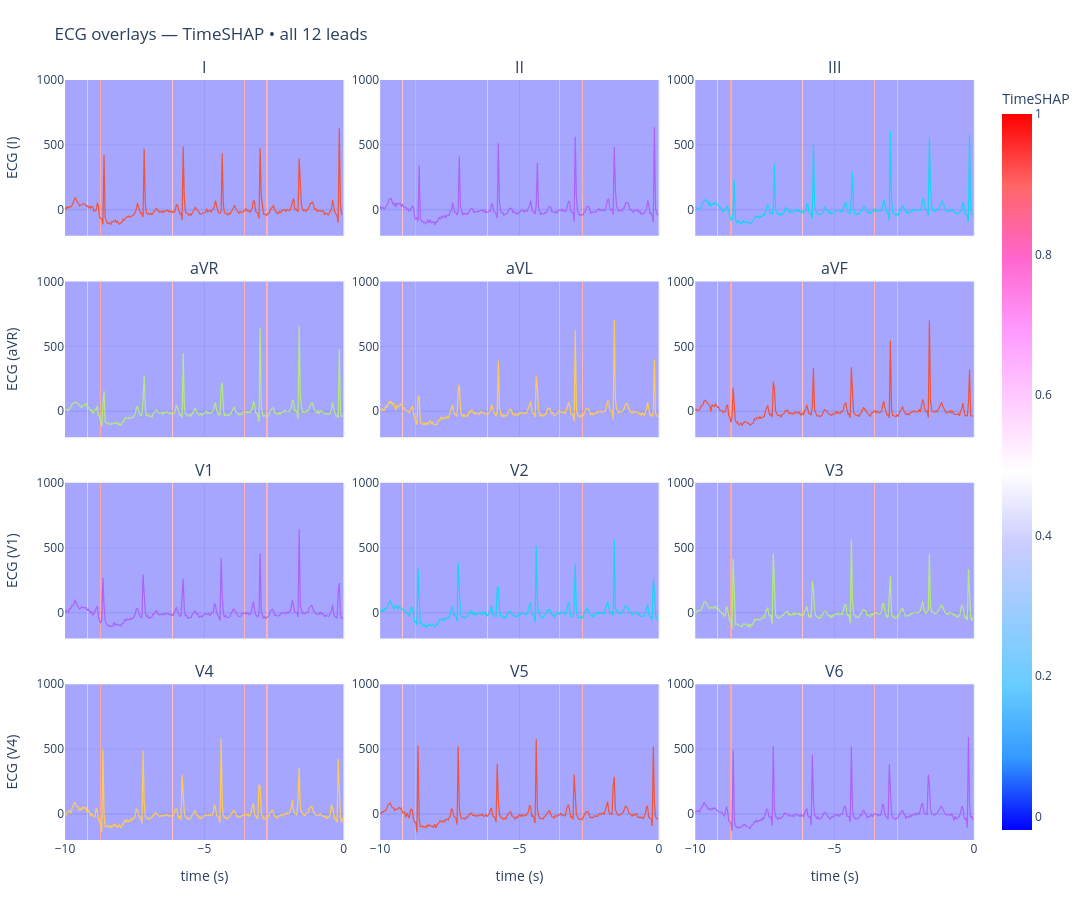
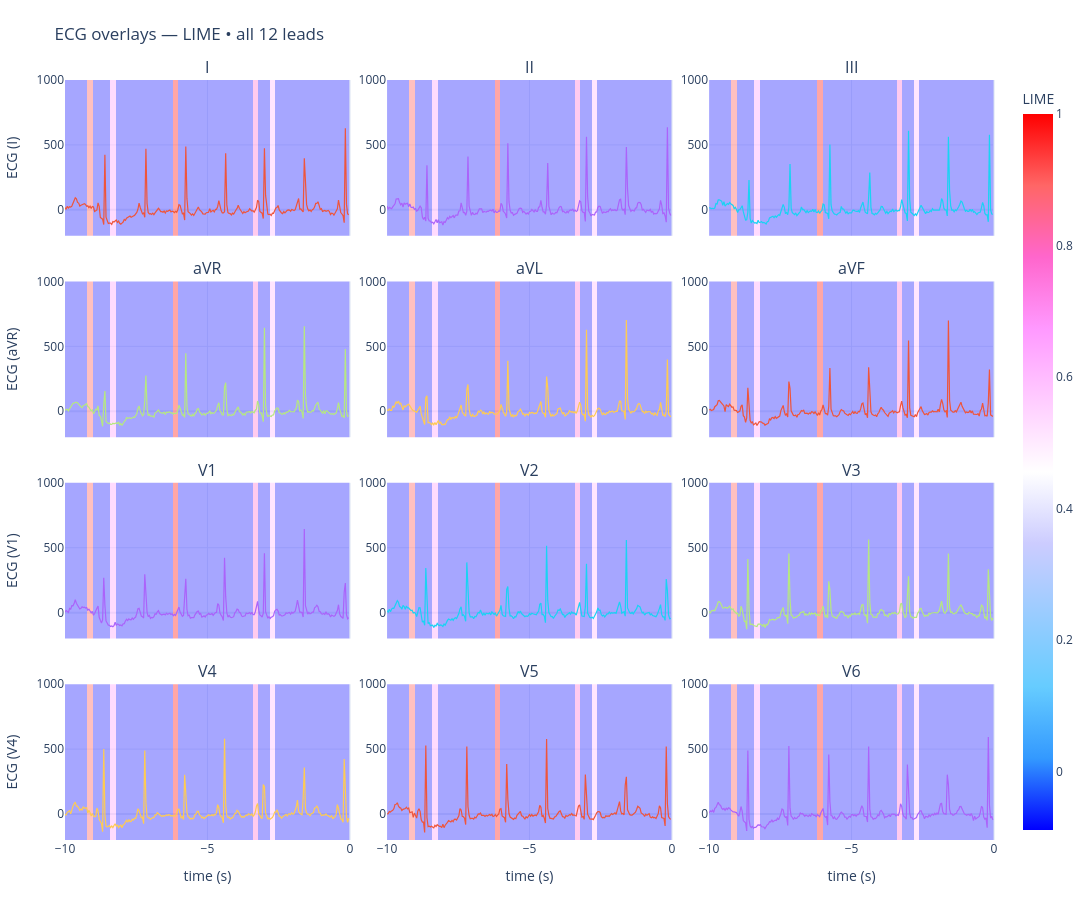
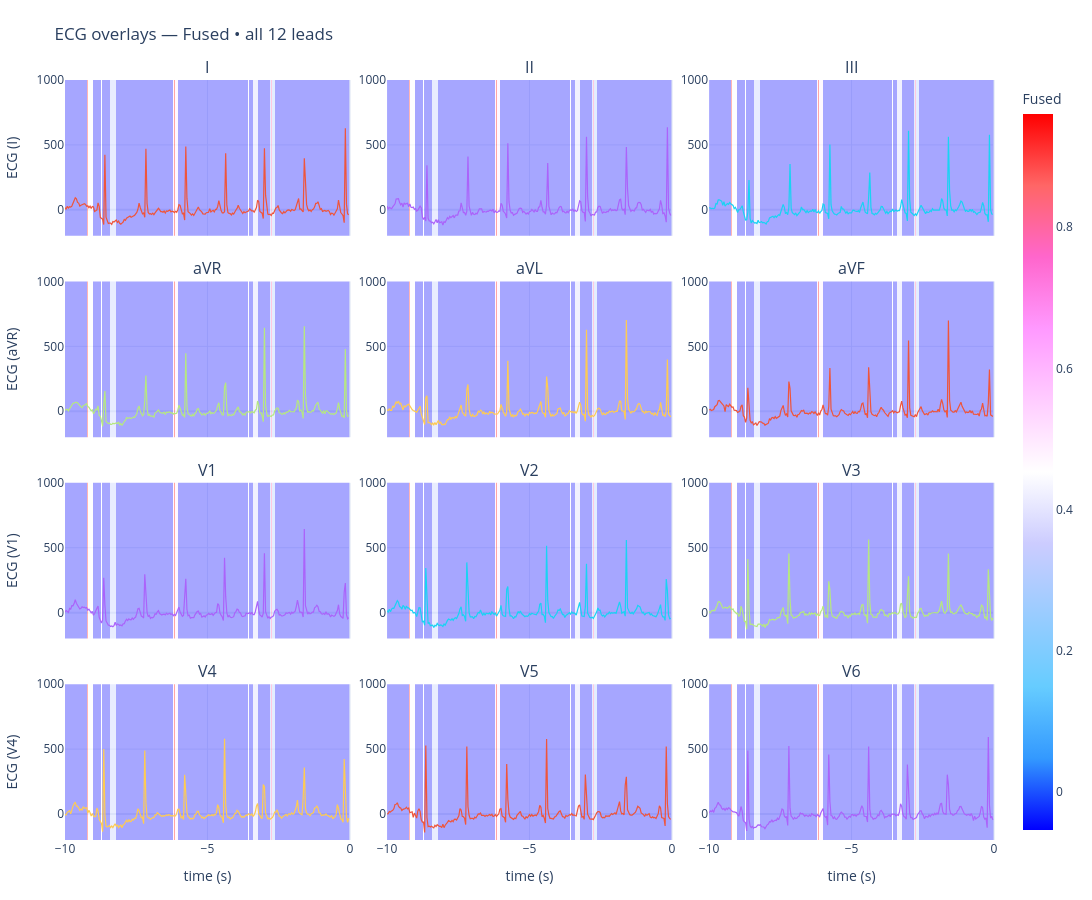

The notebook cell these images were saved under, in order:
### Code cell
# TimeSHAP view for all 12 leads, plotted on the grouped axis if available
fig = plot_ecg_all_leads(
    aligned,
    mode="timeshap",                 # "timeshap" / "lime" / "fused"
    ts_weight=0.5, lime_weight=0.5,
    prefer_grouped=True,
    downsample_ecg_to_axis=False,  # mean-pooled ECG to match grouped time axis
    show_lime_bands=False,        # enable if want shaded bands in each panel
    colorscale="Picnic",
    yrange=(-200, 1000),
    height=900, width=1400
)
fig.show()

# LIMEs view for all 12 leads, plotted on the grouped axis if available
fig = plot_ecg_all_leads(
    aligned,
    mode="lime",                    # "timeshap" / "lime" / "fused"
    ts_weight=0.5, lime_weight=0.5,
    prefer_grouped=True,
    downsample_ecg_to_axis=False,   # mean-pooled ECG to match grouped time axis
    show_lime_bands=False,          # enable if want shaded bands in each panel
    colorscale="Picnic",
    yrange=(-200, 1000),
    height=900, width=1400
)
fig.show()

# Fused view for all 12 leads, plotted on the grouped axis if available
fig = plot_ecg_all_leads(
    aligned,
    mode="fused",                   # "timeshap" / "lime" / "fused"
    ts_weight=0.5, lime_weight=0.5,
    prefer_grouped=True,
    downsample_ecg_to_axis=False,   # mean-pooled ECG to match grouped time axis
    show_lime_bands=False,          # enable if want shaded bands in each panel
    colorscale="Picnic",
    yrange=(-200, 1000),
    height=900, width=1400
)

fig.show()
